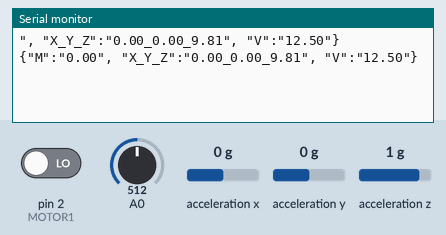
Recording of a sketch running on a simulated Arduino Uno, built with avr-gcc and run on an emulated ATmega328P. Parts: the last lines printed to the serial monitor. The test bench sets the inputs (shaded band); at power-on: acceleration x 0 g, A0 = 512, pin 2 (MOTOR1) LOW, acceleration y 0 g, acceleration z 1 g.

Above: at 1.8 s.
1.9 s: acceleration x set to -1.4 g
At 2.8 s:
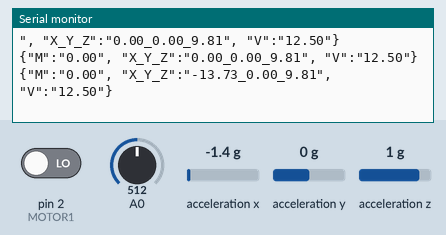
6.0 s: A0 set to 716
At 6.8 s:
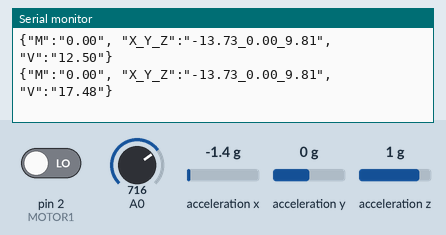
7.5 s: pin 2 (MOTOR1) driven HIGH
At 8.6 s:
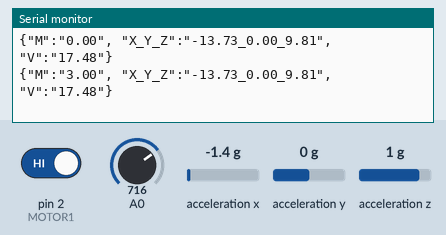
9.0 s: acceleration y set to -1.4 g
At 9.4 s:
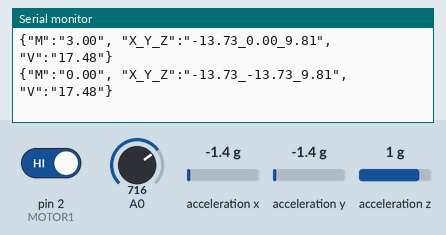
10.5 s: acceleration z set to -1.4 g
At 11.8 s:
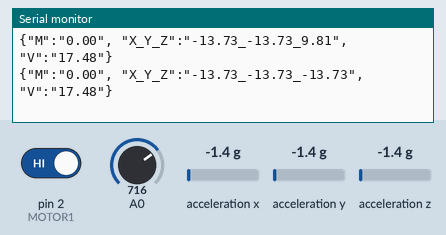
12.0 s: A0 set to 992
At 12.8 s:
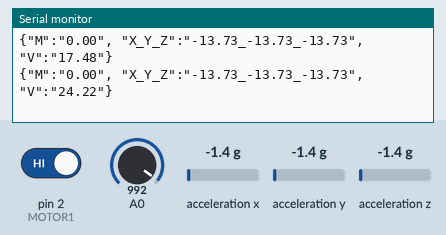
Timing chart, 0 to 14.5 s (numbered marks = the images above; inputs shaded):
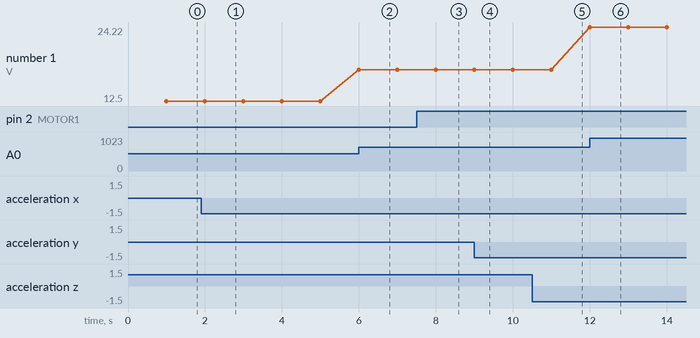

The sketch:

DT_HW_CODE.ino
```cpp
#include <Wire.h>
#include <Adafruit_Sensor.h>
#include <Adafruit_ADXL345_U.h>
Adafruit_ADXL345_Unified accel = Adafruit_ADXL345_Unified(12345);

#include "TimerOne.h"

const byte MOTOR1 = 2;  // Motor 1 Interrupt Pin - INT 0

// Integers for pulse counters
unsigned int counter1 = 0;

// Float for number of slots in encoder disk
float diskslots = 20;  // Change to match value of encoder disk
float rotation1=0.00;

//voltage Sensor
float vOUT = 0.0;
float vIN = 0.0;
float R1 = 30000.0;
float R2 = 7500.0;

// Interrupt Service Routines

// Motor 1 pulse count ISR
void ISR_count1()
{
  counter1++;  // increment Motor 1 counter value
}

// TimerOne ISR
void ISR_timerone()
{
  Timer1.detachInterrupt();  // Stop the timer
  Serial.print("{\"M\":\"");
  rotation1 = (counter1 / diskslots) * 60.00;  // calculate RPM for Motor 1
  Serial.print(rotation1);

  counter1 = 0;  //  reset counter to zero
  Timer1.attachInterrupt( ISR_timerone );  // Enable the timer
}

void setup()
{

  Serial.begin(9600);
    if (!accel.begin()) {
    Serial.println("Could not find a valid ADXL345 sensor, check wiring!");
//    while (1);
  }
   accel.setRange(ADXL345_RANGE_16_G);
  Timer1.initialize(1000000); // set timer for 1sec
  attachInterrupt(digitalPinToInterrupt (MOTOR1), ISR_count1, RISING);  // Increase counter 1 when speed sensor pin goes High
  Timer1.attachInterrupt( ISR_timerone ); // Enable the timer
}

void loop()
{
  //For Vibration
  sensors_event_t event;
  accel.getEvent(&event);
  float x = event.acceleration.x;
  float y = event.acceleration.y;
  float z = event.acceleration.z;
  Serial.print("\", \"X_Y_Z\":\"");
  Serial.print(x);
  Serial.print("_");
  Serial.print(y);
  Serial.print("_");
  Serial.print(z);
  //For Voltage
  int sensorValue = analogRead(A0);
  vOUT = (sensorValue * 5.0) / 1024.0;
  vIN = vOUT / (R2/(R1+R2));
  Serial.print("\", \"V\":\"");
  Serial.print(vIN);
  Serial.println("\"}");
  delay(1000);
}
```

Measured:
- after the input at 1.9 s, the serial monitor: prints a new line after 0.10 s (image 1)
- after the input at 6.0 s, the serial monitor: prints a new line at once (image 2)
- after the input at 7.5 s, the serial monitor: prints a new line after 0.50 s (image 3)
- after the input at 9.0 s, the serial monitor: prints a new line at once (image 4)
- after the input at 10.5 s, the serial monitor: prints a new line after 0.50 s (image 5)
- after the input at 12.0 s, the serial monitor: prints a new line at once (image 6)
- plotted number 1: 12.5 → 17.48 after the input at 6.0 s, 17.48 → 24.22 after the input at 12.0 s
